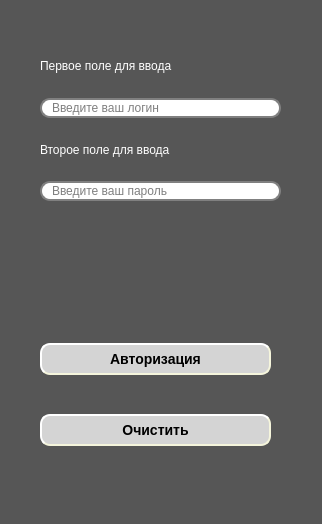
<?xml version="1.0" encoding="UTF-8"?>
<ui version="4.0">
 <class>Avtorization</class>
 <widget class="QWidget" name="Avtorization">
  <property name="geometry">
   <rect>
    <x>0</x>
    <y>0</y>
    <width>322</width>
    <height>524</height>
   </rect>
  </property>
  <property name="windowTitle">
   <string>Form</string>
  </property>
  <property name="styleSheet">
   <string notr="true">
QObject  {
	
	font: 63 11pt &quot;Yu Gothic UI Semibold&quot;;
background-color: rgb(86, 86, 86);
}
QPushButton {
background-color: rgb(212, 212, 212);
    border-style: outset;
    border-width: 2px;
    border-radius: 10px;
    border-color: beige;
    font: bold 14px;
    min-width: 10em;
    padding: 6px;
}
QPushButton:pressed {
   
	background-color: rgb(100, 102, 115);
    border-style: inset;
}
QLineEdit {
    border: 2px solid gray;
    border-radius: 10px;
    padding: 0 8px;
    background: white;
    selection-background-color: darkgray;
}
QLineEdit[echoMode=&quot;2&quot;] {
    lineedit-password-character: 9679;
}
</string>
  </property>
  <widget class="QWidget" name="verticalLayoutWidget">
   <property name="geometry">
    <rect>
     <x>40</x>
     <y>40</y>
     <width>241</width>
     <height>161</height>
    </rect>
   </property>
   <layout class="QVBoxLayout" name="verticalLayout">
    <item>
     <widget class="QLabel" name="label">
      <property name="styleSheet">
       <string notr="true">color: rgb(255, 255, 255);</string>
      </property>
      <property name="text">
       <string>Первое поле для ввода</string>
      </property>
     </widget>
    </item>
    <item>
     <widget class="QLineEdit" name="lineEdit">
      <property name="text">
       <string/>
      </property>
      <property name="frame">
       <bool>true</bool>
      </property>
      <property name="echoMode">
       <enum>QLineEdit::Normal</enum>
      </property>
      <property name="readOnly">
       <bool>false</bool>
      </property>
      <property name="placeholderText">
       <string>Введите ваш логин</string>
      </property>
      <property name="clearButtonEnabled">
       <bool>false</bool>
      </property>
     </widget>
    </item>
    <item>
     <widget class="QLabel" name="label_2">
      <property name="styleSheet">
       <string notr="true">color: rgb(255, 255, 255);</string>
      </property>
      <property name="text">
       <string>Второе поле для ввода</string>
      </property>
     </widget>
    </item>
    <item>
     <widget class="QLineEdit" name="lineEdit_2">
      <property name="text">
       <string/>
      </property>
      <property name="placeholderText">
       <string>Введите ваш пароль</string>
      </property>
     </widget>
    </item>
   </layout>
  </widget>
  <widget class="QWidget" name="verticalLayoutWidget_2">
   <property name="geometry">
    <rect>
     <x>40</x>
     <y>310</y>
     <width>231</width>
     <height>171</height>
    </rect>
   </property>
   <layout class="QVBoxLayout" name="verticalLayout_2">
    <item>
     <widget class="QPushButton" name="pushButton">
      <property name="text">
       <string>Авторизация</string>
      </property>
     </widget>
    </item>
    <item>
     <widget class="QPushButton" name="pushButton_2">
      <property name="text">
       <string>Очистить</string>
      </property>
     </widget>
    </item>
   </layout>
  </widget>
 </widget>
 <resources/>
 <connections/>
</ui>
